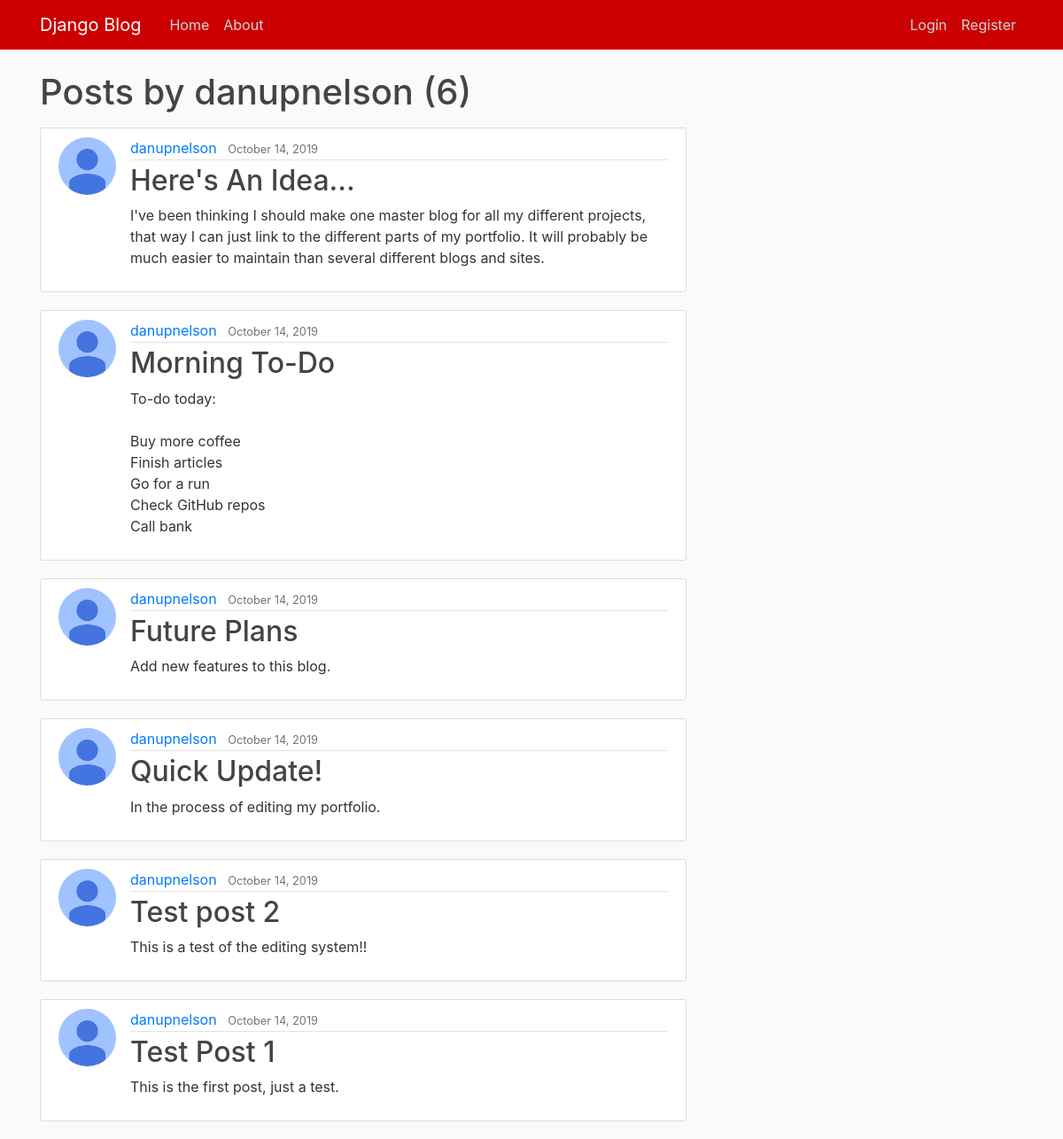
Screenshot of /user/danupnelson with the database file from the repository.
### blog/models.py (models this page shows, shortened)
class Post(models.Model):
    title = models.CharField(max_length=120)
    content = models.TextField()
    date_posted = models.DateTimeField(default=timezone.now)
    author = models.ForeignKey(User, on_delete=models.CASCADE)

### users/models.py (models this page shows, shortened)
class Profile(models.Model):
    user = models.OneToOneField(User, on_delete=models.CASCADE)
    image = models.ImageField(default='default.jpg', upload_to='profile_pics')

### blog/views.py (the view)
# urls.py: path('user/<str:username>', UserPostListView.as_view(), name='user-posts'),
class UserPostListView(ListView):
    model = Post
    template_name = 'blog/user_posts.html' # django uses the following convention when using class views:
    context_object_name = 'posts'
    paginate_by = 6
    def get_queryset(self):
        user = get_object_or_404(User, username=self.kwargs.get('username'))
        return Post.objects.filter(author=user).order_by('-date_posted')

### blog/templates/blog/user_posts.html (shortened to what this page needs)
{% extends "blog/base.html" %}
{% block content %}
    <h1 class="mb-3"> Posts by {{ view.kwargs.username }} ({{ page_obj.paginator.count }}) </h1>
    {% for post in posts %}
        <article class="media content-section">
          <img class="rounded-circle article-img" src="{{ post.author.profile.image.url }}">
          <div class="media-body">
            <div class="article-metadata">
              <a class="mr-2" href="{% url 'user-posts' post.author.username %}">{{ post.author }}</a>
              <small class="text-muted">{{ post.date_posted|date:"F d, Y" }}</small>
            </div>
            <h2><a class="article-title" href="{% url 'post-detail' post.id %}">{{ post.title }}</a></h2>
            <p class="article-content">{{ post.content }}</p>
          </div>
        </article>
    {% endfor %}
{% endblock content %}

### blog/static/blog/main.css (style rules this page uses)
body { background: #fafafa; color: #333333; margin-top: 5rem; }
h1, h2, h3, h4, h5, h6 { color: #444444; }
.content-section { background: #ffffff; padding: 10px 20px; border: 1px solid #dddddd; border-radius: 3px; margin-bottom: 20px; }
.article-title { color: #444444; }
.article-content { white-space: pre-line; }
.article-img { height: 65px; width: 65px; margin-right: 16px; }
.article-metadata { padding-bottom: 1px; margin-bottom: 4px; border-bottom: 1px solid #e3e3e3 }

### rows the page displays
Post: author.profile.image (placeholder picture), author "danupnelson", date_posted "October 14, 2019", title "Here's An Idea...", content "I've been thinking I should make one master blog for all my different projects, that way I can just link to the different parts of my portfolio. It will probably be much easier to maintain than several different blogs and sites."
Post: author.profile.image (placeholder picture), author "danupnelson", date_posted "October 14, 2019", title "Morning To-Do", content "To-do today: Buy more coffee Finish articles Go for a run Check GitHub repos Call bank"
Post: author.profile.image (placeholder picture), author "danupnelson", date_posted "October 14, 2019", title "Future Plans", content "Add new features to this blog."
Post: author.profile.image (placeholder picture), author "danupnelson", date_posted "October 14, 2019", title "Quick Update!", content "In the process of editing my portfolio."
Post: author.profile.image (placeholder picture), author "danupnelson", date_posted "October 14, 2019", title "Test post 2", content "This is a test of the editing system!!"
Post: author.profile.image (placeholder picture), author "danupnelson", date_posted "October 14, 2019", title "Test Post 1", content "This is the first post, just a test."

### other values shown
{{ view.kwargs.username }} "danupnelson"
{{ page_obj.paginator.count }} "6"
